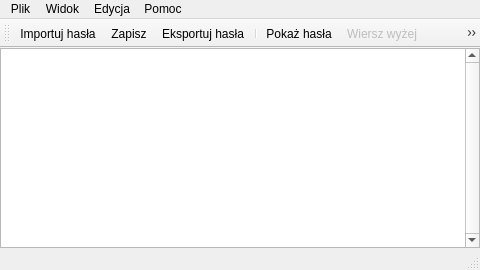
<?xml version="1.0" encoding="UTF-8"?>
<ui version="4.0">
 <class>MainWindow</class>
 <widget class="QMainWindow" name="MainWindow">
  <property name="geometry">
   <rect>
    <x>0</x>
    <y>0</y>
    <width>480</width>
    <height>270</height>
   </rect>
  </property>
  <property name="windowTitle">
   <string>MainWindow</string>
  </property>
  <property name="tabShape">
   <enum>QTabWidget::Rounded</enum>
  </property>
  <property name="unifiedTitleAndToolBarOnMac">
   <bool>false</bool>
  </property>
  <widget class="QWidget" name="centralwidget">
   <layout class="QGridLayout" name="gridLayout">
    <property name="leftMargin">
     <number>0</number>
    </property>
    <property name="topMargin">
     <number>0</number>
    </property>
    <property name="rightMargin">
     <number>0</number>
    </property>
    <property name="bottomMargin">
     <number>0</number>
    </property>
    <property name="horizontalSpacing">
     <number>6</number>
    </property>
    <item row="0" column="0">
     <widget class="CustomTreeView" name="treeView">
      <property name="enabled">
       <bool>true</bool>
      </property>
      <property name="sizePolicy">
       <sizepolicy hsizetype="Expanding" vsizetype="Expanding">
        <horstretch>0</horstretch>
        <verstretch>0</verstretch>
       </sizepolicy>
      </property>
      <property name="contextMenuPolicy">
       <enum>Qt::ActionsContextMenu</enum>
      </property>
      <property name="acceptDrops">
       <bool>true</bool>
      </property>
      <property name="verticalScrollBarPolicy">
       <enum>Qt::ScrollBarAlwaysOn</enum>
      </property>
      <property name="sizeAdjustPolicy">
       <enum>QAbstractScrollArea::AdjustToContents</enum>
      </property>
      <property name="autoScrollMargin">
       <number>16</number>
      </property>
      <property name="tabKeyNavigation">
       <bool>true</bool>
      </property>
      <property name="dragEnabled">
       <bool>true</bool>
      </property>
      <property name="dragDropMode">
       <enum>QAbstractItemView::InternalMove</enum>
      </property>
      <property name="defaultDropAction">
       <enum>Qt::MoveAction</enum>
      </property>
      <property name="alternatingRowColors">
       <bool>true</bool>
      </property>
      <property name="selectionBehavior">
       <enum>QAbstractItemView::SelectItems</enum>
      </property>
      <property name="indentation">
       <number>20</number>
      </property>
      <property name="rootIsDecorated">
       <bool>false</bool>
      </property>
      <property name="itemsExpandable">
       <bool>false</bool>
      </property>
      <property name="sortingEnabled">
       <bool>true</bool>
      </property>
      <attribute name="headerStretchLastSection">
       <bool>true</bool>
      </attribute>
     </widget>
    </item>
   </layout>
  </widget>
  <widget class="QMenuBar" name="menubar">
   <property name="geometry">
    <rect>
     <x>0</x>
     <y>0</y>
     <width>480</width>
     <height>21</height>
    </rect>
   </property>
   <widget class="QMenu" name="menuPlik">
    <property name="title">
     <string>Plik</string>
    </property>
    <addaction name="actionImportPwd"/>
    <addaction name="actionSavePwd"/>
    <addaction name="actionExportPwd"/>
    <addaction name="separator"/>
    <addaction name="actionClose"/>
   </widget>
   <widget class="QMenu" name="menuEdycja">
    <property name="title">
     <string>Edycja</string>
    </property>
    <addaction name="actionLoginPwdPair_add"/>
    <addaction name="actionLoginPwdPair_remove"/>
    <addaction name="actionLoginPwdPair_edit"/>
    <addaction name="separator"/>
    <addaction name="actionClearPwd"/>
    <addaction name="separator"/>
    <addaction name="actionGenerateRandomPwd"/>
   </widget>
   <widget class="QMenu" name="menuPomoc">
    <property name="title">
     <string>Pomoc</string>
    </property>
    <addaction name="actionAbout"/>
   </widget>
   <widget class="QMenu" name="menuWidok">
    <property name="title">
     <string>Widok</string>
    </property>
    <widget class="QMenu" name="menuPrzenie_has_o">
     <property name="title">
      <string>Przenieś hasło...</string>
     </property>
     <addaction name="actionMovePwd_rowUp"/>
     <addaction name="actionMovePwd_rowDown"/>
    </widget>
    <addaction name="actionTogglePwdVisibility"/>
    <addaction name="menuPrzenie_has_o"/>
   </widget>
   <addaction name="menuPlik"/>
   <addaction name="menuWidok"/>
   <addaction name="menuEdycja"/>
   <addaction name="menuPomoc"/>
  </widget>
  <widget class="QToolBar" name="toolBar">
   <property name="windowTitle">
    <string>toolBar</string>
   </property>
   <attribute name="toolBarArea">
    <enum>TopToolBarArea</enum>
   </attribute>
   <attribute name="toolBarBreak">
    <bool>false</bool>
   </attribute>
   <addaction name="actionImportPwd"/>
   <addaction name="actionSavePwd"/>
   <addaction name="actionExportPwd"/>
   <addaction name="separator"/>
   <addaction name="actionTogglePwdVisibility"/>
   <addaction name="actionMovePwd_rowUp"/>
   <addaction name="actionMovePwd_rowDown"/>
   <addaction name="separator"/>
   <addaction name="actionLoginPwdPair_add"/>
   <addaction name="actionLoginPwdPair_remove"/>
   <addaction name="actionLoginPwdPair_edit"/>
   <addaction name="actionClearPwd"/>
   <addaction name="actionGenerateRandomPwd"/>
   <addaction name="separator"/>
   <addaction name="actionAbout"/>
   <addaction name="separator"/>
   <addaction name="actionClose"/>
  </widget>
  <widget class="QStatusBar" name="statusbar"/>
  <action name="actionImportPwd">
   <property name="icon">
    <iconset theme="folder-open" resource="../resources.qrc">
     <normaloff>:/resources/icons/file-import-solid.svg</normaloff>:/resources/icons/file-import-solid.svg</iconset>
   </property>
   <property name="text">
    <string>Importuj hasła...</string>
   </property>
   <property name="toolTip">
    <string>Importuj plik z hasłami</string>
   </property>
   <property name="shortcut">
    <string>Ctrl+O</string>
   </property>
  </action>
  <action name="actionSavePwd">
   <property name="icon">
    <iconset theme="document-save" resource="../resources.qrc">
     <normaloff>:/resources/icons/floppy-disk-solid.svg</normaloff>:/resources/icons/floppy-disk-solid.svg</iconset>
   </property>
   <property name="text">
    <string>Zapisz</string>
   </property>
   <property name="toolTip">
    <string>Zapisz</string>
   </property>
   <property name="shortcut">
    <string>Ctrl+S</string>
   </property>
  </action>
  <action name="actionExportPwd">
   <property name="icon">
    <iconset theme="document-save-as" resource="../resources.qrc">
     <normaloff>:/resources/icons/file-export-solid.svg</normaloff>:/resources/icons/file-export-solid.svg</iconset>
   </property>
   <property name="text">
    <string>Eksportuj hasła...</string>
   </property>
   <property name="toolTip">
    <string>Eksportuj hasła do wybranego pliku</string>
   </property>
   <property name="shortcut">
    <string>Ctrl+Shift+S</string>
   </property>
  </action>
  <action name="actionClose">
   <property name="icon">
    <iconset resource="../resources.qrc">
     <normaloff>:/resources/icons/square-xmark-solid.svg</normaloff>:/resources/icons/square-xmark-solid.svg</iconset>
   </property>
   <property name="text">
    <string>Zakończ</string>
   </property>
   <property name="shortcut">
    <string>Ctrl+Alt+F4</string>
   </property>
  </action>
  <action name="actionAbout">
   <property name="icon">
    <iconset resource="../resources.qrc">
     <normaloff>:/resources/icons/circle-info-solid.svg</normaloff>:/resources/icons/circle-info-solid.svg</iconset>
   </property>
   <property name="text">
    <string>O programie...</string>
   </property>
   <property name="shortcut">
    <string>Ctrl+I</string>
   </property>
  </action>
  <action name="actionLoginPwdPair_add">
   <property name="icon">
    <iconset theme="list-add" resource="../resources.qrc">
     <normaloff>:/resources/icons/plus-solid.svg</normaloff>:/resources/icons/plus-solid.svg</iconset>
   </property>
   <property name="text">
    <string>Dodaj parę login-hasło</string>
   </property>
   <property name="shortcut">
    <string>Ctrl+Ins</string>
   </property>
  </action>
  <action name="actionLoginPwdPair_remove">
   <property name="enabled">
    <bool>false</bool>
   </property>
   <property name="icon">
    <iconset resource="../resources.qrc">
     <normaloff>:/resources/icons/minus-solid.svg</normaloff>:/resources/icons/minus-solid.svg</iconset>
   </property>
   <property name="text">
    <string>Usuń parę login-hasło</string>
   </property>
   <property name="shortcut">
    <string>Ctrl+Del</string>
   </property>
  </action>
  <action name="actionLoginPwdPair_edit">
   <property name="enabled">
    <bool>false</bool>
   </property>
   <property name="icon">
    <iconset resource="../resources.qrc">
     <normaloff>:/resources/icons/pen-solid.svg</normaloff>:/resources/icons/pen-solid.svg</iconset>
   </property>
   <property name="text">
    <string>Edytuj login/hasło</string>
   </property>
   <property name="toolTip">
    <string>Edytuj login/hasło</string>
   </property>
   <property name="shortcut">
    <string>Ctrl+Return</string>
   </property>
  </action>
  <action name="actionTogglePwdVisibility">
   <property name="icon">
    <iconset resource="../resources.qrc">
     <normaloff>:/resources/icons/eye-solid.svg</normaloff>:/resources/icons/eye-solid.svg</iconset>
   </property>
   <property name="text">
    <string>Pokaż hasła</string>
   </property>
   <property name="toolTip">
    <string>Pokaż hasła</string>
   </property>
   <property name="shortcut">
    <string>Ctrl+Shift+8, Ctrl+*</string>
   </property>
  </action>
  <action name="actionMovePwd">
   <property name="text">
    <string>Przenieś hasło...</string>
   </property>
   <property name="toolTip">
    <string>Przenieś hasło...</string>
   </property>
  </action>
  <action name="actionClearPwd">
   <property name="icon">
    <iconset resource="../resources.qrc">
     <normaloff>:/resources/icons/broom-solid.svg</normaloff>:/resources/icons/broom-solid.svg</iconset>
   </property>
   <property name="text">
    <string>Wyczyść listę haseł</string>
   </property>
   <property name="shortcut">
    <string>Ctrl+Shift+Del</string>
   </property>
  </action>
  <action name="actionGenerateRandomPwd">
   <property name="icon">
    <iconset resource="../resources.qrc">
     <normaloff>:/resources/icons/dice-solid.svg</normaloff>:/resources/icons/dice-solid.svg</iconset>
   </property>
   <property name="text">
    <string>Generuj losowe hasło</string>
   </property>
   <property name="shortcut">
    <string>Ctrl+G</string>
   </property>
  </action>
  <action name="actionMovePwd_rowUp">
   <property name="enabled">
    <bool>false</bool>
   </property>
   <property name="icon">
    <iconset resource="../resources.qrc">
     <normaloff>:/resources/icons/circle-up-solid.svg</normaloff>:/resources/icons/circle-up-solid.svg</iconset>
   </property>
   <property name="text">
    <string>Wiersz wyżej</string>
   </property>
   <property name="shortcut">
    <string>Ctrl+Up</string>
   </property>
  </action>
  <action name="actionMovePwd_rowDown">
   <property name="enabled">
    <bool>false</bool>
   </property>
   <property name="icon">
    <iconset resource="../resources.qrc">
     <normaloff>:/resources/icons/circle-down-solid.svg</normaloff>:/resources/icons/circle-down-solid.svg</iconset>
   </property>
   <property name="text">
    <string>Wiersz niżej</string>
   </property>
   <property name="shortcut">
    <string>Ctrl+Down</string>
   </property>
  </action>
 </widget>
 <customwidgets>
  <customwidget>
   <class>CustomTreeView</class>
   <extends>QTreeView</extends>
   <header>headers/customtreeview.h</header>
  </customwidget>
 </customwidgets>
 <resources>
  <include location="../resources.qrc"/>
 </resources>
 <connections/>
</ui>
